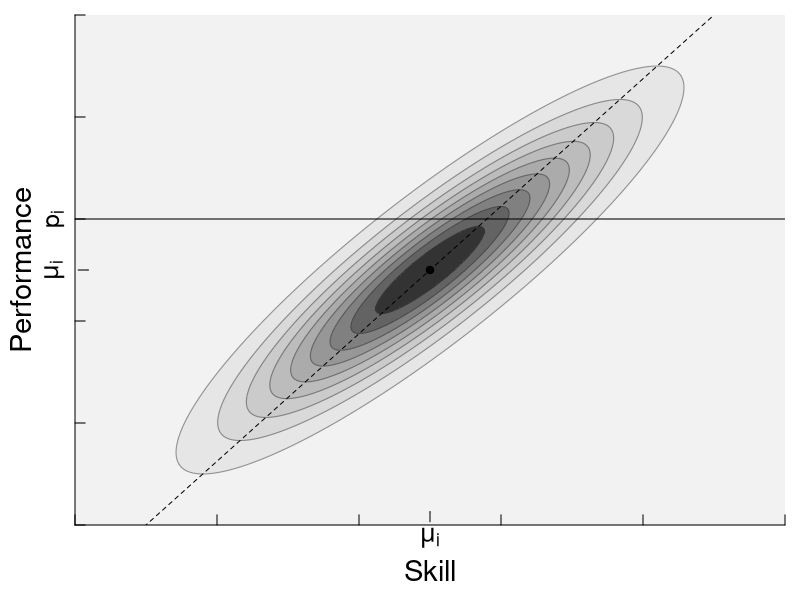

The R script that drew this image:
oldpar <- par(no.readonly = TRUE)

# No hace falta tanta generalidad
# oldwd <- getwd()
# this.dir <- dirname(parent.frame(2)$ofile)
# nombre.R <-  sys.frame(1)$ofile
# require(tools)
# nombre <- print(file_path_sans_ext(nombre.R))
# pdf(paste0(nombre,".pdf"))
# setwd(this.dir)

# El nombre del archivo de salida est'a fijo.
nombre <- 'Fig8.pdf'
pdf(nombre)

par(mar=c(3.75,3.75,.75,.75))

a<--10;b<-60 # limites inferior y superior de la integral en el eje de las habilidades
mu<-25
denominador_sigma2 <- 3; numerador_sigma2 <- mu
sigma <- numerador_sigma2/denominador_sigma2
denominador_beta2 <- 2; numerador_beta2 <- sigma
beta <- numerador_beta2/denominador_beta2
#p(s_i) = N(s_i;mu_i,sigma_i^2)
p.s <- function(s_i,mu=25,sigma=sqrt(25/3)){
  return(dnorm(s_i,mean=mu,sd=sigma ))
}
#int_{s_i} N(s_i;mu_i,sigma_i^2) ds_i
#int_{s_i} p(s_i) ds_i
ds=0.25;s_grilla <- seq(a,b,by=ds)
int_s = sum(p.s(s_grilla))*ds; int_s

#p(p_i) = int_{s_i} N(p_i;s_i,beta^2) N(si;mu_i,sigma_i^2) ds_i
p.p <- function(p,mu=25,sigma=sqrt(25/3),beta=sqrt((25/3)/2),ds=0.1,a=0,b=50){
  s <- seq(a,b,by=ds)
  res <- sum(dnorm(p,s,beta)*dnorm(s,mu,sigma)*ds)
  return(res)
}
#Si integramos p_i nos tiene que dar 1.
#int_{p_i} p(p_i) dp_i = int_{p_i} int_{s_i} N(p_i;s_i,beta^2) N(si;mu_i,sigma_i^2) dp_i ds_i
dp <- 0.1; p_grilla <- seq(a,b,by=dp) 
int_p = sum(unlist(Map(p.p,p_grilla)))*dp; int_p

#Si expandimos esto a 2 dimensiones encontramos 
normal_product_dep <- function(x1,x2,mu1=25,sigma1=25/3,sigma2=25/6){
  return(dnorm(x2,x1,sigma2)*dnorm(x1,mu1,sigma1))
}
p <- 30; ds <- 0.1;s_grilla <- seq(a,b,by=ds);p_grilla <- s_grilla
producto <- outer(s_grilla,p_grilla, normal_product_dep) 
colnames(producto) <- s_grilla
rownames(producto) <- p_grilla
levels <- seq(min(producto),max(producto),length.out = 11)
image(s_grilla,p_grilla,producto,ylim=c(0,50),xlim=c(0,50),col=rev(gray.colors(10,start=0.2,end=0.95)),breaks = levels,useRaster=T,
      ylab="",xlab="",axes=F)
contour(s_grilla,p_grilla,producto,ylim=c(0,50),xlim=c(0,50),drawlabels=F,levels = levels,add = T,col=rev(gray.colors(11,start=0,end=0.6)),lwd=1.1)
mtext("Performance", side=2, line=2,cex = 1.75)
mtext("Skill", side=1, line=2,cex = 1.75)
axis(lwd=1,lwd.ticks=1,side=2, labels=NA,cex.axis=0.6,tck=0.02)
axis(lwd=1,side=2,at=25, labels= expression(mu[i]),cex.axis=1.5,line=-0.66)
axis(lwd=0,side=2,at=30, labels= expression(p[i]),cex.axis=1.5,line=-0.66)
axis(lwd=1,lwd.ticks=1,side=1, labels=NA,cex.axis=0.6,tck=0.02)
axis(lwd=1,side=1,at=25, labels= expression(mu[i]),cex.axis=1.5,line=-0.66)

points(mu,mu,pch=19)
lines(mu+(p_grilla-mu)*(4/5) ,s_grilla,cex=0.1,lty=2)
abline(h=p,lty=1,col=rgb(0,0,0,1))



#######################################
# end 
dev.off()
# setwd(oldwd)
par(oldpar, new=F)
#########################################
